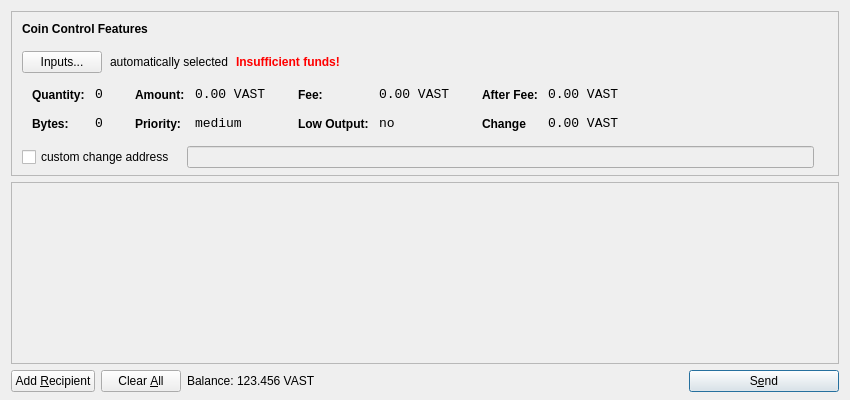
<?xml version="1.0" encoding="UTF-8"?>
<ui version="4.0">
 <class>SendCoinsDialog</class>
 <widget class="QDialog" name="SendCoinsDialog">
  <property name="geometry">
   <rect>
    <x>0</x>
    <y>0</y>
    <width>850</width>
    <height>400</height>
   </rect>
  </property>
  <property name="windowTitle">
   <string>Send Coins</string>
  </property>
  <layout class="QVBoxLayout" name="verticalLayout" stretch="0,1,0">
   <property name="bottomMargin">
    <number>8</number>
   </property>
   <item>
    <widget class="QFrame" name="frameCoinControl">
     <property name="sizePolicy">
      <sizepolicy hsizetype="Expanding" vsizetype="Expanding">
       <horstretch>0</horstretch>
       <verstretch>0</verstretch>
      </sizepolicy>
     </property>
     <property name="maximumSize">
      <size>
       <width>16777215</width>
       <height>16777215</height>
      </size>
     </property>
     <property name="frameShape">
      <enum>QFrame::StyledPanel</enum>
     </property>
     <property name="frameShadow">
      <enum>QFrame::Sunken</enum>
     </property>
     <layout class="QVBoxLayout" name="verticalLayoutCoinControl2">
      <property name="spacing">
       <number>-1</number>
      </property>
      <property name="leftMargin">
       <number>0</number>
      </property>
      <property name="topMargin">
       <number>0</number>
      </property>
      <property name="rightMargin">
       <number>0</number>
      </property>
      <property name="bottomMargin">
       <number>6</number>
      </property>
      <item>
       <layout class="QVBoxLayout" name="verticalLayoutCoinControl" stretch="0,0,0,0,1">
        <property name="spacing">
         <number>0</number>
        </property>
        <property name="leftMargin">
         <number>10</number>
        </property>
        <property name="topMargin">
         <number>10</number>
        </property>
        <item>
         <layout class="QHBoxLayout" name="horizontalLayoutCoinControl1">
          <property name="bottomMargin">
           <number>15</number>
          </property>
          <item>
           <widget class="QLabel" name="labelCoinControlFeatures">
            <property name="sizePolicy">
             <sizepolicy hsizetype="Preferred" vsizetype="Maximum">
              <horstretch>0</horstretch>
              <verstretch>0</verstretch>
             </sizepolicy>
            </property>
            <property name="font">
             <font>
              <weight>75</weight>
              <bold>true</bold>
             </font>
            </property>
            <property name="styleSheet">
             <string notr="true">font-weight:bold;</string>
            </property>
            <property name="text">
             <string>Coin Control Features</string>
            </property>
           </widget>
          </item>
         </layout>
        </item>
        <item>
         <layout class="QHBoxLayout" name="horizontalLayoutCoinControl2" stretch="0,0,0,0">
          <property name="spacing">
           <number>8</number>
          </property>
          <property name="bottomMargin">
           <number>10</number>
          </property>
          <item>
           <widget class="QPushButton" name="pushButtonCoinControl">
            <property name="styleSheet">
             <string notr="true"/>
            </property>
            <property name="text">
             <string>Inputs...</string>
            </property>
           </widget>
          </item>
          <item>
           <widget class="QLabel" name="labelCoinControlAutomaticallySelected">
            <property name="text">
             <string>automatically selected</string>
            </property>
            <property name="margin">
             <number>5</number>
            </property>
           </widget>
          </item>
          <item>
           <widget class="QLabel" name="labelCoinControlInsuffFunds">
            <property name="font">
             <font>
              <weight>75</weight>
              <bold>true</bold>
             </font>
            </property>
            <property name="styleSheet">
             <string notr="true">color:red;font-weight:bold;</string>
            </property>
            <property name="text">
             <string>Insufficient funds!</string>
            </property>
            <property name="margin">
             <number>5</number>
            </property>
           </widget>
          </item>
          <item>
           <spacer name="horizontalSpacerCoinControl">
            <property name="orientation">
             <enum>Qt::Horizontal</enum>
            </property>
            <property name="sizeHint" stdset="0">
             <size>
              <width>40</width>
              <height>1</height>
             </size>
            </property>
           </spacer>
          </item>
         </layout>
        </item>
        <item>
         <widget class="QWidget" name="widgetCoinControl" native="true">
          <property name="sizePolicy">
           <sizepolicy hsizetype="Preferred" vsizetype="Preferred">
            <horstretch>0</horstretch>
            <verstretch>0</verstretch>
           </sizepolicy>
          </property>
          <property name="minimumSize">
           <size>
            <width>0</width>
            <height>0</height>
           </size>
          </property>
          <property name="styleSheet">
           <string notr="true"/>
          </property>
          <layout class="QHBoxLayout" name="horizontalLayoutCoinControl5">
           <property name="margin">
            <number>0</number>
           </property>
           <item>
            <layout class="QHBoxLayout" name="horizontalLayoutCoinControl3" stretch="0,0,0,1">
             <property name="spacing">
              <number>20</number>
             </property>
             <property name="topMargin">
              <number>0</number>
             </property>
             <property name="bottomMargin">
              <number>10</number>
             </property>
             <item>
              <layout class="QFormLayout" name="formLayoutCoinControl1">
               <property name="horizontalSpacing">
                <number>10</number>
               </property>
               <property name="verticalSpacing">
                <number>14</number>
               </property>
               <property name="leftMargin">
                <number>10</number>
               </property>
               <property name="topMargin">
                <number>4</number>
               </property>
               <property name="rightMargin">
                <number>6</number>
               </property>
               <item row="0" column="0">
                <widget class="QLabel" name="labelCoinControlQuantityText">
                 <property name="styleSheet">
                  <string notr="true">font-weight:bold;</string>
                 </property>
                 <property name="text">
                  <string>Quantity:</string>
                 </property>
                 <property name="margin">
                  <number>0</number>
                 </property>
                </widget>
               </item>
               <item row="0" column="1">
                <widget class="QLabel" name="labelCoinControlQuantity">
                 <property name="font">
                  <font>
                   <family>Monospace</family>
                   <pointsize>10</pointsize>
                  </font>
                 </property>
                 <property name="cursor">
                  <cursorShape>IBeamCursor</cursorShape>
                 </property>
                 <property name="contextMenuPolicy">
                  <enum>Qt::ActionsContextMenu</enum>
                 </property>
                 <property name="text">
                  <string>0</string>
                 </property>
                 <property name="margin">
                  <number>0</number>
                 </property>
                 <property name="textInteractionFlags">
                  <set>Qt::LinksAccessibleByMouse|Qt::TextSelectableByKeyboard|Qt::TextSelectableByMouse</set>
                 </property>
                </widget>
               </item>
               <item row="1" column="0">
                <widget class="QLabel" name="labelCoinControlBytesText">
                 <property name="styleSheet">
                  <string notr="true">font-weight:bold;</string>
                 </property>
                 <property name="text">
                  <string>Bytes:</string>
                 </property>
                </widget>
               </item>
               <item row="1" column="1">
                <widget class="QLabel" name="labelCoinControlBytes">
                 <property name="font">
                  <font>
                   <family>Monospace</family>
                   <pointsize>10</pointsize>
                  </font>
                 </property>
                 <property name="cursor">
                  <cursorShape>IBeamCursor</cursorShape>
                 </property>
                 <property name="contextMenuPolicy">
                  <enum>Qt::ActionsContextMenu</enum>
                 </property>
                 <property name="text">
                  <string>0</string>
                 </property>
                 <property name="textInteractionFlags">
                  <set>Qt::LinksAccessibleByMouse|Qt::TextSelectableByKeyboard|Qt::TextSelectableByMouse</set>
                 </property>
                </widget>
               </item>
              </layout>
             </item>
             <item>
              <layout class="QFormLayout" name="formLayoutCoinControl2">
               <property name="horizontalSpacing">
                <number>10</number>
               </property>
               <property name="verticalSpacing">
                <number>14</number>
               </property>
               <property name="leftMargin">
                <number>6</number>
               </property>
               <property name="topMargin">
                <number>4</number>
               </property>
               <property name="rightMargin">
                <number>6</number>
               </property>
               <item row="0" column="0">
                <widget class="QLabel" name="labelCoinControlAmountText">
                 <property name="styleSheet">
                  <string notr="true">font-weight:bold;</string>
                 </property>
                 <property name="text">
                  <string>Amount:</string>
                 </property>
                 <property name="margin">
                  <number>0</number>
                 </property>
                </widget>
               </item>
               <item row="0" column="1">
                <widget class="QLabel" name="labelCoinControlAmount">
                 <property name="font">
                  <font>
                   <family>Monospace</family>
                   <pointsize>10</pointsize>
                  </font>
                 </property>
                 <property name="cursor">
                  <cursorShape>IBeamCursor</cursorShape>
                 </property>
                 <property name="contextMenuPolicy">
                  <enum>Qt::ActionsContextMenu</enum>
                 </property>
                 <property name="text">
                  <string>0.00 VAST</string>
                 </property>
                 <property name="textInteractionFlags">
                  <set>Qt::LinksAccessibleByMouse|Qt::TextSelectableByKeyboard|Qt::TextSelectableByMouse</set>
                 </property>
                </widget>
               </item>
               <item row="1" column="0">
                <widget class="QLabel" name="labelCoinControlPriorityText">
                 <property name="styleSheet">
                  <string notr="true">font-weight:bold;</string>
                 </property>
                 <property name="text">
                  <string>Priority:</string>
                 </property>
                </widget>
               </item>
               <item row="1" column="1">
                <widget class="QLabel" name="labelCoinControlPriority">
                 <property name="font">
                  <font>
                   <family>Monospace</family>
                   <pointsize>10</pointsize>
                  </font>
                 </property>
                 <property name="cursor">
                  <cursorShape>IBeamCursor</cursorShape>
                 </property>
                 <property name="contextMenuPolicy">
                  <enum>Qt::ActionsContextMenu</enum>
                 </property>
                 <property name="text">
                  <string>medium</string>
                 </property>
                 <property name="textInteractionFlags">
                  <set>Qt::LinksAccessibleByMouse|Qt::TextSelectableByKeyboard|Qt::TextSelectableByMouse</set>
                 </property>
                </widget>
               </item>
              </layout>
             </item>
             <item>
              <layout class="QFormLayout" name="formLayoutCoinControl3">
               <property name="horizontalSpacing">
                <number>10</number>
               </property>
               <property name="verticalSpacing">
                <number>14</number>
               </property>
               <property name="leftMargin">
                <number>6</number>
               </property>
               <property name="topMargin">
                <number>4</number>
               </property>
               <property name="rightMargin">
                <number>6</number>
               </property>
               <item row="0" column="0">
                <widget class="QLabel" name="labelCoinControlFeeText">
                 <property name="styleSheet">
                  <string notr="true">font-weight:bold;</string>
                 </property>
                 <property name="text">
                  <string>Fee:</string>
                 </property>
                 <property name="margin">
                  <number>0</number>
                 </property>
                </widget>
               </item>
               <item row="0" column="1">
                <widget class="QLabel" name="labelCoinControlFee">
                 <property name="font">
                  <font>
                   <family>Monospace</family>
                   <pointsize>10</pointsize>
                  </font>
                 </property>
                 <property name="cursor">
                  <cursorShape>IBeamCursor</cursorShape>
                 </property>
                 <property name="contextMenuPolicy">
                  <enum>Qt::ActionsContextMenu</enum>
                 </property>
                 <property name="text">
                  <string>0.00 VAST</string>
                 </property>
                 <property name="textInteractionFlags">
                  <set>Qt::LinksAccessibleByMouse|Qt::TextSelectableByKeyboard|Qt::TextSelectableByMouse</set>
                 </property>
                </widget>
               </item>
               <item row="1" column="0">
                <widget class="QLabel" name="labelCoinControlLowOutputText">
                 <property name="styleSheet">
                  <string notr="true">font-weight:bold;</string>
                 </property>
                 <property name="text">
                  <string>Low Output:</string>
                 </property>
                </widget>
               </item>
               <item row="1" column="1">
                <widget class="QLabel" name="labelCoinControlLowOutput">
                 <property name="font">
                  <font>
                   <family>Monospace</family>
                   <pointsize>10</pointsize>
                  </font>
                 </property>
                 <property name="cursor">
                  <cursorShape>IBeamCursor</cursorShape>
                 </property>
                 <property name="contextMenuPolicy">
                  <enum>Qt::ActionsContextMenu</enum>
                 </property>
                 <property name="text">
                  <string>no</string>
                 </property>
                 <property name="textInteractionFlags">
                  <set>Qt::LinksAccessibleByMouse|Qt::TextSelectableByKeyboard|Qt::TextSelectableByMouse</set>
                 </property>
                </widget>
               </item>
              </layout>
             </item>
             <item>
              <layout class="QFormLayout" name="formLayoutCoinControl4">
               <property name="horizontalSpacing">
                <number>10</number>
               </property>
               <property name="verticalSpacing">
                <number>14</number>
               </property>
               <property name="leftMargin">
                <number>6</number>
               </property>
               <property name="topMargin">
                <number>4</number>
               </property>
               <property name="rightMargin">
                <number>6</number>
               </property>
               <item row="0" column="0">
                <widget class="QLabel" name="labelCoinControlAfterFeeText">
                 <property name="styleSheet">
                  <string notr="true">font-weight:bold;</string>
                 </property>
                 <property name="text">
                  <string>After Fee:</string>
                 </property>
                 <property name="margin">
                  <number>0</number>
                 </property>
                </widget>
               </item>
               <item row="0" column="1">
                <widget class="QLabel" name="labelCoinControlAfterFee">
                 <property name="font">
                  <font>
                   <family>Monospace</family>
                   <pointsize>10</pointsize>
                  </font>
                 </property>
                 <property name="cursor">
                  <cursorShape>IBeamCursor</cursorShape>
                 </property>
                 <property name="contextMenuPolicy">
                  <enum>Qt::ActionsContextMenu</enum>
                 </property>
                 <property name="text">
                  <string>0.00 VAST</string>
                 </property>
                 <property name="textInteractionFlags">
                  <set>Qt::LinksAccessibleByMouse|Qt::TextSelectableByKeyboard|Qt::TextSelectableByMouse</set>
                 </property>
                </widget>
               </item>
               <item row="1" column="0">
                <widget class="QLabel" name="labelCoinControlChangeText">
                 <property name="styleSheet">
                  <string notr="true">font-weight:bold;</string>
                 </property>
                 <property name="text">
                  <string>Change</string>
                 </property>
                </widget>
               </item>
               <item row="1" column="1">
                <widget class="QLabel" name="labelCoinControlChange">
                 <property name="font">
                  <font>
                   <family>Monospace</family>
                   <pointsize>10</pointsize>
                  </font>
                 </property>
                 <property name="cursor">
                  <cursorShape>IBeamCursor</cursorShape>
                 </property>
                 <property name="contextMenuPolicy">
                  <enum>Qt::ActionsContextMenu</enum>
                 </property>
                 <property name="text">
                  <string>0.00 VAST</string>
                 </property>
                 <property name="textInteractionFlags">
                  <set>Qt::LinksAccessibleByMouse|Qt::TextSelectableByKeyboard|Qt::TextSelectableByMouse</set>
                 </property>
                </widget>
               </item>
              </layout>
             </item>
            </layout>
           </item>
          </layout>
         </widget>
        </item>
        <item>
         <layout class="QHBoxLayout" name="horizontalLayoutCoinControl4" stretch="0,0,0">
          <property name="spacing">
           <number>12</number>
          </property>
          <property name="sizeConstraint">
           <enum>QLayout::SetDefaultConstraint</enum>
          </property>
          <property name="topMargin">
           <number>5</number>
          </property>
          <property name="rightMargin">
           <number>5</number>
          </property>
          <item>
           <widget class="QCheckBox" name="checkBoxCoinControlChange">
            <property name="text">
             <string>custom change address</string>
            </property>
           </widget>
          </item>
          <item>
           <widget class="QLineEdit" name="lineEditCoinControlChange">
            <property name="enabled">
             <bool>false</bool>
            </property>
            <property name="sizePolicy">
             <sizepolicy hsizetype="Expanding" vsizetype="Fixed">
              <horstretch>0</horstretch>
              <verstretch>0</verstretch>
             </sizepolicy>
            </property>
           </widget>
          </item>
          <item>
           <widget class="QLabel" name="labelCoinControlChangeLabel">
            <property name="sizePolicy">
             <sizepolicy hsizetype="Preferred" vsizetype="Expanding">
              <horstretch>0</horstretch>
              <verstretch>0</verstretch>
             </sizepolicy>
            </property>
            <property name="minimumSize">
             <size>
              <width>0</width>
              <height>0</height>
             </size>
            </property>
            <property name="text">
             <string/>
            </property>
            <property name="margin">
             <number>3</number>
            </property>
           </widget>
          </item>
         </layout>
        </item>
        <item>
         <spacer name="verticalSpacerCoinControl">
          <property name="orientation">
           <enum>Qt::Vertical</enum>
          </property>
          <property name="sizeHint" stdset="0">
           <size>
            <width>800</width>
            <height>1</height>
           </size>
          </property>
         </spacer>
        </item>
       </layout>
      </item>
     </layout>
    </widget>
   </item>
   <item>
    <widget class="QScrollArea" name="scrollArea">
     <property name="widgetResizable">
      <bool>true</bool>
     </property>
     <widget class="QWidget" name="scrollAreaWidgetContents">
      <property name="geometry">
       <rect>
        <x>0</x>
        <y>0</y>
        <width>830</width>
        <height>165</height>
       </rect>
      </property>
      <layout class="QVBoxLayout" name="verticalLayout_2">
       <property name="margin">
        <number>0</number>
       </property>
       <item>
        <layout class="QVBoxLayout" name="entries">
         <property name="spacing">
          <number>6</number>
         </property>
        </layout>
       </item>
       <item>
        <spacer name="verticalSpacer">
         <property name="orientation">
          <enum>Qt::Vertical</enum>
         </property>
         <property name="sizeHint" stdset="0">
          <size>
           <width>20</width>
           <height>40</height>
          </size>
         </property>
        </spacer>
       </item>
      </layout>
     </widget>
    </widget>
   </item>
   <item>
    <layout class="QHBoxLayout" name="horizontalLayout">
     <item>
      <widget class="QPushButton" name="addButton">
       <property name="toolTip">
        <string>Send to multiple recipients at once</string>
       </property>
       <property name="text">
        <string>Add &amp;Recipient</string>
       </property>
       <property name="icon">
        <iconset resource="../bitcoin.qrc">
         <normaloff>:/icons/add</normaloff>:/icons/add</iconset>
       </property>
       <property name="autoDefault">
        <bool>false</bool>
       </property>
      </widget>
     </item>
     <item>
      <widget class="QPushButton" name="clearButton">
       <property name="sizePolicy">
        <sizepolicy hsizetype="Minimum" vsizetype="Fixed">
         <horstretch>0</horstretch>
         <verstretch>0</verstretch>
        </sizepolicy>
       </property>
       <property name="toolTip">
        <string>Remove all transaction fields</string>
       </property>
       <property name="text">
        <string>Clear &amp;All</string>
       </property>
       <property name="icon">
        <iconset resource="../bitcoin.qrc">
         <normaloff>:/icons/remove</normaloff>:/icons/remove</iconset>
       </property>
       <property name="autoRepeatDelay">
        <number>300</number>
       </property>
       <property name="autoDefault">
        <bool>false</bool>
       </property>
      </widget>
     </item>
     <item>
      <layout class="QHBoxLayout" name="horizontalLayout_2">
       <property name="spacing">
        <number>3</number>
       </property>
       <item>
        <widget class="QLabel" name="label">
         <property name="sizePolicy">
          <sizepolicy hsizetype="Preferred" vsizetype="Fixed">
           <horstretch>0</horstretch>
           <verstretch>0</verstretch>
          </sizepolicy>
         </property>
         <property name="text">
          <string>Balance:</string>
         </property>
        </widget>
       </item>
       <item>
        <widget class="QLabel" name="labelBalance">
         <property name="sizePolicy">
          <sizepolicy hsizetype="Preferred" vsizetype="Fixed">
           <horstretch>0</horstretch>
           <verstretch>0</verstretch>
          </sizepolicy>
         </property>
         <property name="cursor">
          <cursorShape>IBeamCursor</cursorShape>
         </property>
         <property name="text">
          <string>123.456 VAST</string>
         </property>
         <property name="textInteractionFlags">
          <set>Qt::LinksAccessibleByMouse|Qt::TextSelectableByKeyboard|Qt::TextSelectableByMouse</set>
         </property>
        </widget>
       </item>
      </layout>
     </item>
     <item>
      <spacer name="horizontalSpacer">
       <property name="orientation">
        <enum>Qt::Horizontal</enum>
       </property>
       <property name="sizeHint" stdset="0">
        <size>
         <width>40</width>
         <height>20</height>
        </size>
       </property>
      </spacer>
     </item>
     <item>
      <widget class="QPushButton" name="sendButton">
       <property name="minimumSize">
        <size>
         <width>150</width>
         <height>0</height>
        </size>
       </property>
       <property name="toolTip">
        <string>Confirm the send action</string>
       </property>
       <property name="text">
        <string>S&amp;end</string>
       </property>
       <property name="icon">
        <iconset resource="../bitcoin.qrc">
         <normaloff>:/icons/send</normaloff>:/icons/send</iconset>
       </property>
       <property name="default">
        <bool>true</bool>
       </property>
      </widget>
     </item>
    </layout>
   </item>
  </layout>
 </widget>
 <resources>
  <include location="../bitcoin.qrc"/>
 </resources>
 <connections/>
</ui>
